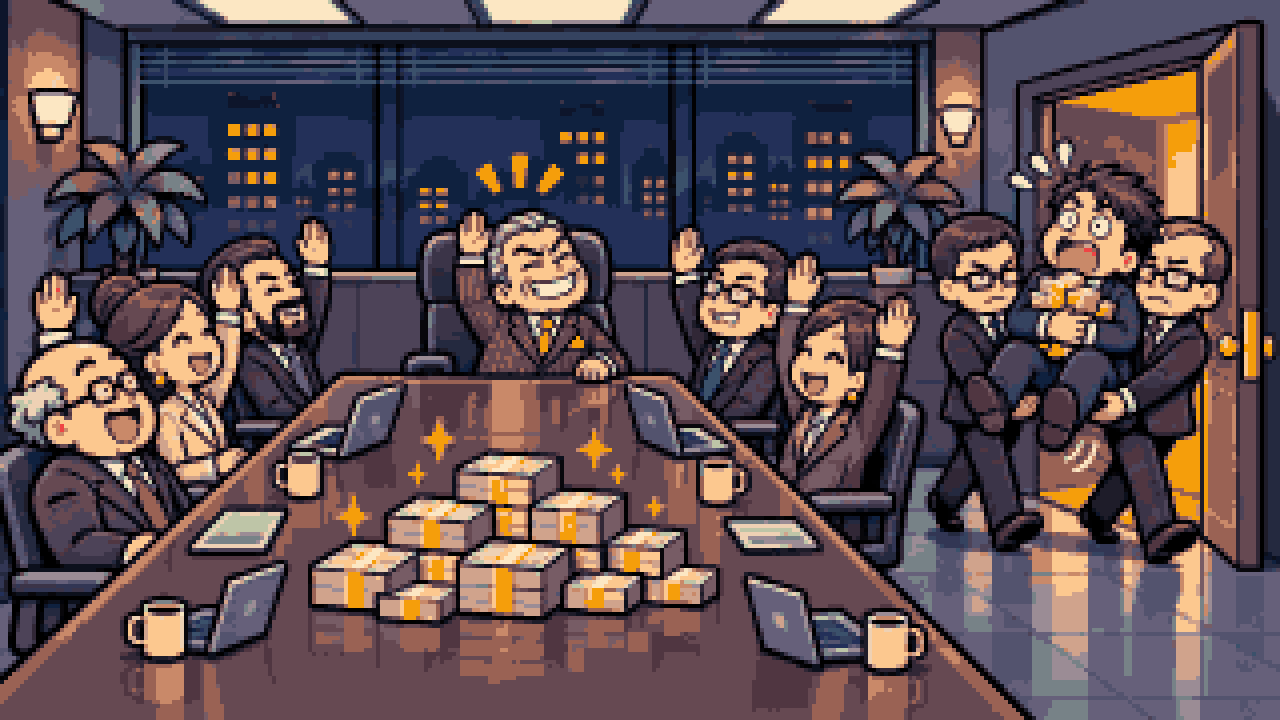
#> input picture assets_raw/converted/end_cash_max.webp, 1280 x 720 px, given in place of icons9_1.png, which was not available
$ python pixelize.py ../assets_raw/converted ../assets_raw/converted/end_cash_zero.webp
#> lines starting #> are read from the running program, lines starting #| are printed output that depends on the picture
"""ChatGPT で生成した画像を、ゲーム用のドット絵（WebP）に変換する。

docs/design/08_nonfunctional_ops.md 2.1.1、記録は docs/asset_log.md。
使い方（Python 3 と Pillow が必要。pip install pillow）:
    python tools/pixelize.py <元画像のフォルダ> <出力フォルダ>
    例: python tools/pixelize.py assets_raw/chatgpt src/assets/img

- アイコン: icons9_1.png（3×3、背景マゼンタ）を分割 → 透過 → 64×64 → 共通パレット → 2倍（128×128）
- 一枚絵: end_*.png を 16:9 に切り抜き → 320×180 → 共通パレット → 4倍（1280×720）
- 共通パレットは18枚すべての色から作る（32色。UI の差し色3色は固定）。1枚でも差し替えたら全部を変換し直す。
- 作り直した画像は SRCMAP で「結末ID → 元画像の名前」を指定する。
"""
import os
import sys
from PIL import Image

if len(sys.argv) != 3:
    sys.exit(__doc__)
SRC, OUT = sys.argv[1], sys.argv[2]
def cells(im, cols, rows, inset=0.03):
#> called with cols = 3, rows = 3, inset = 0.03
    W,H=im.size; cw,ch=W/cols,H/rows; out=[]
#> after `W, H = im.size`: W = 1280; H = 720
#> after `cw, ch = (W / cols, H / rows)`: cw = 426.7; ch = 240
    for r in range(rows):
        for c in range(cols):
            x0,y0=c*cw,r*ch; dx,dy=cw*inset,ch*inset
            cell=im.crop((int(x0+dx),int(y0+dy),int(x0+cw-dx),int(y0+ch-dy)))
            w,h=cell.size; s=min(w,h)
            out.append(cell.crop(((w-s)//2,(h-s)//2,(w-s)//2+s,(h-s)//2+s)))
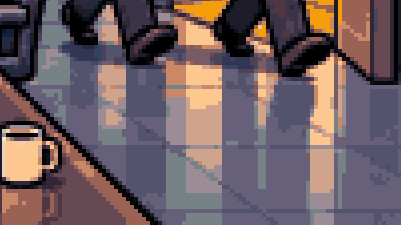
#> cell: PIL image 401x225 RGB; mean R, G, B 110.9, 94.2, 98.9
#> after the loop, out = 9 items
    return out
def key_magenta(im):
    im=im.convert('RGBA'); px=im.load(); w,h=im.size
#> after `w, h = im.size`: w = 225; h = 225
    for y in range(h):
        for x in range(w):
            r,g,b,a=px[x,y]
            if r>160 and b>160 and g<120 and abs(r-b)<80: px[x,y]=(0,0,0,0)
    return im
def down_rgba(im,n):
#> called with n = 64
    s=im.resize((n,n),Image.BOX); px=s.load()
    for y in range(n):
        for x in range(n):
            r,g,b,a=px[x,y]; px[x,y]=(r,g,b,255) if a>=140 else (0,0,0,0)
    return s
def crop169(im):
    W,H=im.size; th=int(W*9/16)
    return im.crop((0,(H-th)//2,W,(H-th)//2+th)) if th<=H else im.crop(((W-int(H*16/9))//2,0,(W-int(H*16/9))//2+int(H*16/9),H))

ICON_NAMES=['icon_dev_junior','icon_dev_senior','icon_sales','icon_client_pm','icon_client_exec','icon_subcontract','icon_inspector','icon_player','icon_secretary']
END_IDS=['cash_zero','client_zero','dev_zero','legal_zero','cash_max','client_max','dev_max','legal_max','clear']
ACCENTS=[(0x22,0xC5,0x5E),(0xF5,0x9E,0x0B),(0xEF,0x44,0x44)]

icons=[down_rgba(key_magenta(c),64) for c in cells(Image.open(f'{SRC}/icons9_1.png').convert('RGB'),3,3)]
#> in down_rgba (call 7), `s = im.resize((n, n), Image.BOX)`:
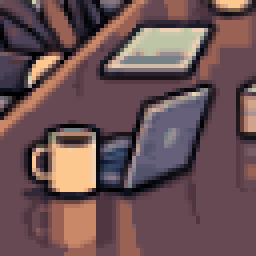
#> s: PIL image 64x64 RGBA (shown 4 times larger); mean R, G, B, A 106.4, 81.3, 83.4, 255
#> in key_magenta (call 8), `im = im.convert('RGBA')`:
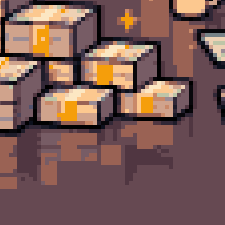
#> im: PIL image 225x225 RGBA; mean R, G, B, A 123, 90.7, 85.4, 255
#> in down_rgba (call 8), `s = im.resize((n, n), Image.BOX)`:
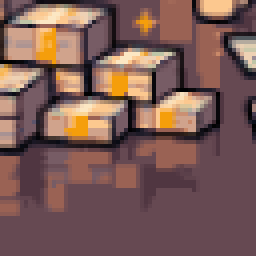
#> s: PIL image 64x64 RGBA (shown 4 times larger); mean R, G, B, A 123.1, 90.7, 85.4, 255
#> in key_magenta (call 9), `im = im.convert('RGBA')`:
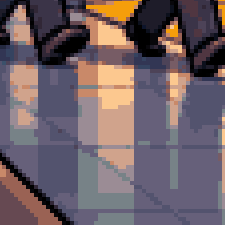
#> im: PIL image 225x225 RGBA; mean R, G, B, A 110.7, 95.9, 102.5, 255
#> in down_rgba (call 9), `s = im.resize((n, n), Image.BOX)`:
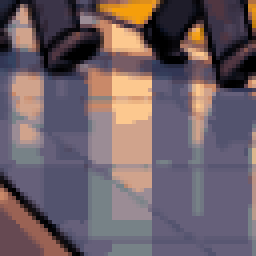
#> s: PIL image 64x64 RGBA (shown 4 times larger); mean R, G, B, A 110.4, 95.8, 102.5, 255
#> icons = 9 items
SRCMAP={'legal_zero':'legal_zero_2','cash_zero':'cash_zero_2','cash_max':'cash_max_2','client_max':'client_max_2'}
ends=[crop169(Image.open(f'{SRC}/end_{SRCMAP.get(e,e)}.png').convert('RGB')).resize((320,180),Image.BOX) for e in END_IDS]
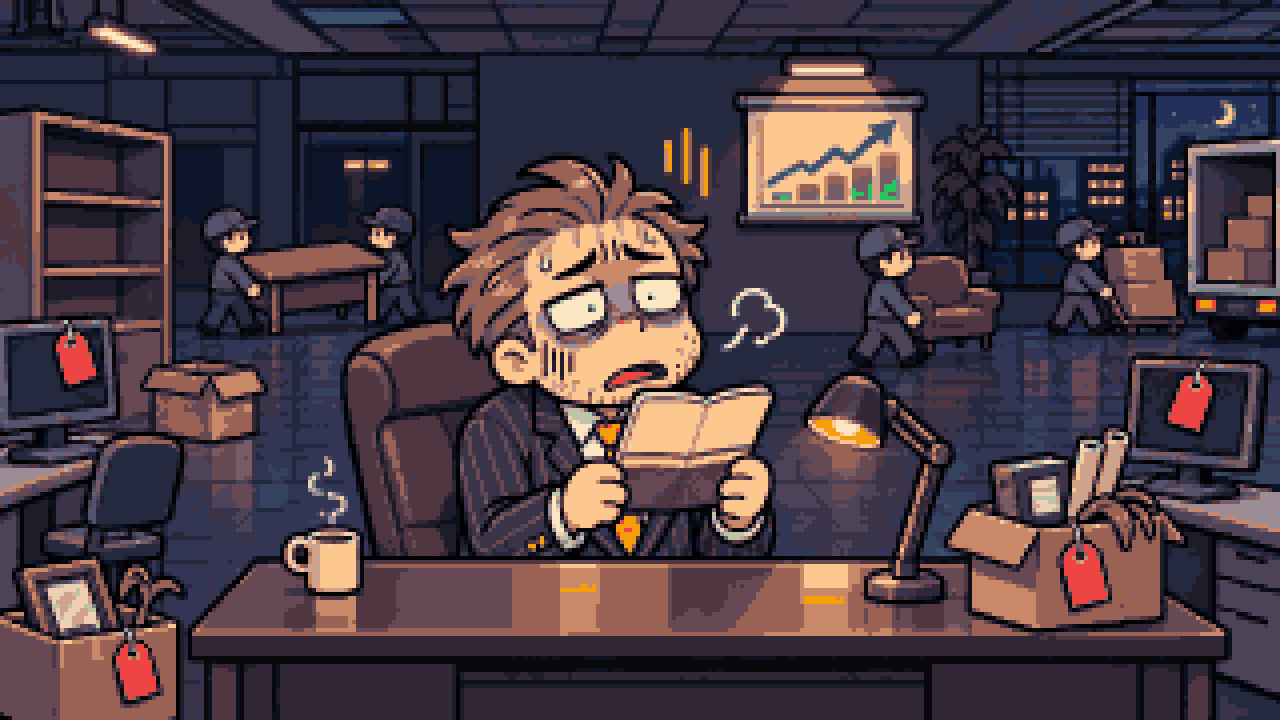
#> input picture assets_raw/converted/end_cash_zero.webp, 1280 x 720 px, given in place of end_cash_zero_2.png, which was not available
#> in crop169, `W, H = im.size`: W = 1280; H = 720
#> in crop169, returned value is the input picture: PIL image 1280x720 RGB; mean R, G, B 74, 59.7, 68
#> (the run stopped early here; a loop or call above may not have finished)
